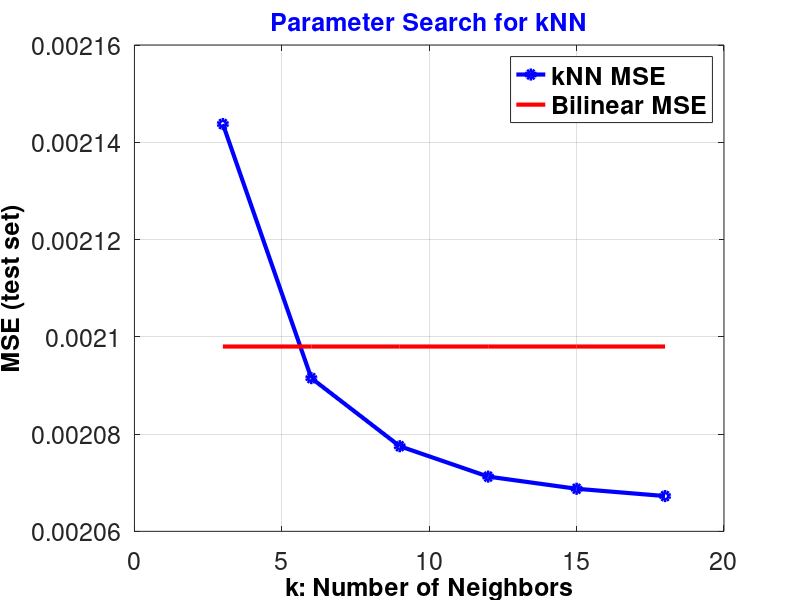
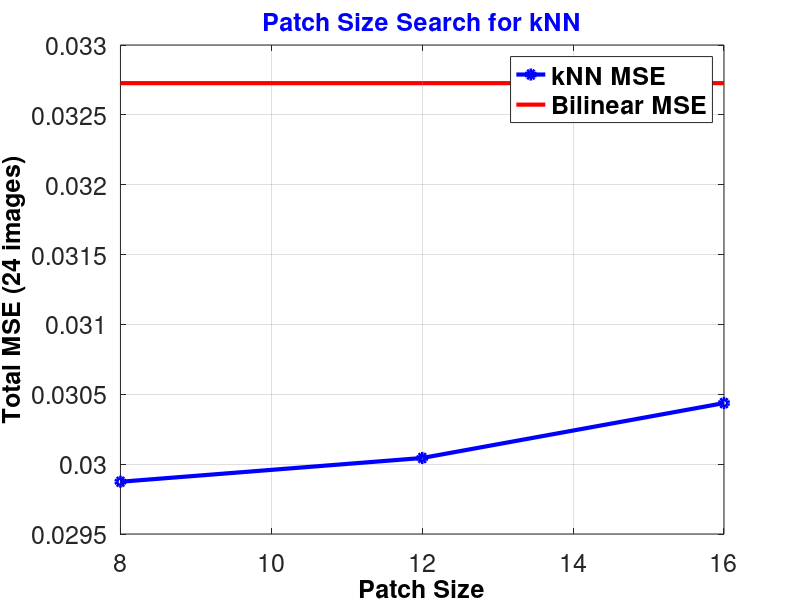
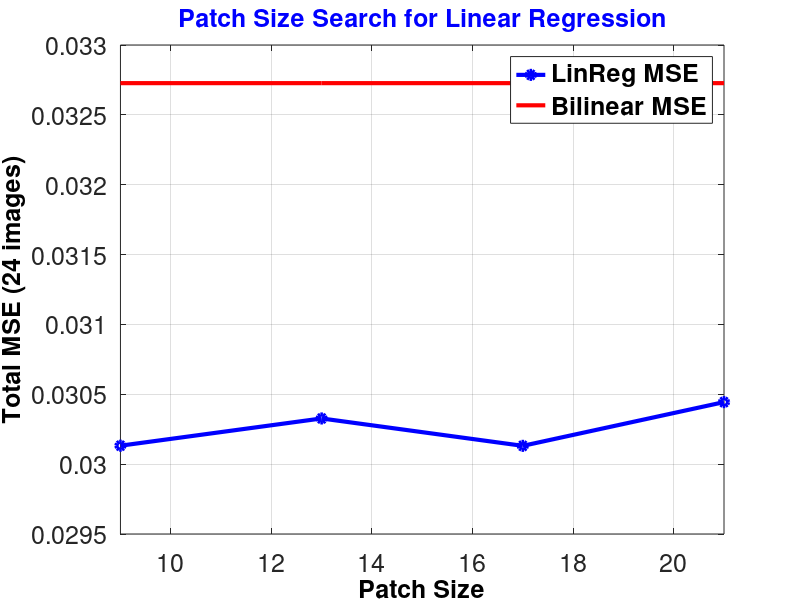

Reproduce these figures in MATLAB, in order.
clear all; close all;
kNN_mse = [0.008575, 0.008366, 0.008310, 0.008285, 0.008275, 0.008269];
k = [3, 6, 9, 12, 15, 18];
figure;
plot(k, kNN_mse/4, 'bo-', 'LineWidth',3);
hold on;
plot(k, [1, 1, 1, 1, 1, 1]*0.008392/4, 'r-', 'LineWidth', 3);
legend({'kNN MSE', 'Bilinear MSE'}, 'FontSize',18, 'FontWeight','bold', 'Location', 'best');
set(gca,'fontsize',18)
grid on;
legend({'kNN MSE', 'Bilinear MSE'}, 'FontSize',18, 'FontWeight','bold', 'Location', 'best');
title('Parameter Search for kNN', 'FontSize',18,'FontWeight','bold','Color','b');
xlabel('k: Number of Neighbors', 'FontSize',18,'FontWeight','bold','Color','k')
ylabel('MSE (test set)', 'FontSize',18,'FontWeight','bold','Color','k')
print('kNN_PS.png', '-dpng');


kNN_mse = [0.029874, 0.030044, 0.030437];
ps = [8, 12, 16, 20];
figure;
plot(ps(1:(end-1)), kNN_mse, 'bo-', 'LineWidth',3);
hold on;
plot(ps(1:(end-1)), [1, 1, 1]*0.032727, 'r-', 'LineWidth', 3);
axis([8 16 0.0295 0.033])
set(gca,'fontsize',18)
grid on;
legend({'kNN MSE', 'Bilinear MSE'}, 'FontSize',18, 'FontWeight','bold', 'Location', 'best');
title('Patch Size Search for kNN', 'FontSize',18,'FontWeight','bold','Color','b');
xlabel('Patch Size', 'FontSize',18,'FontWeight','bold','Color','k')
ylabel('Total MSE (24 images)', 'FontSize',18,'FontWeight','bold','Color','k')
print('kNN_PS_patch_size.png', '-dpng');


reg_mse = [0.030132, 0.030327, 0.030131, 0.030444];
figure;
plot(ps+1, reg_mse, 'bo-', 'LineWidth',3);
hold on;
plot(ps+1, [1, 1, 1, 1]*0.032727, 'r-', 'LineWidth', 3);
set(gca,'fontsize',18)
axis([9 21 0.0295 0.033])
grid on;
legend({'LinReg MSE', 'Bilinear MSE'}, 'FontSize',18, 'FontWeight','bold', 'Location', 'best');
title('Patch Size Search for Linear Regression', 'FontSize',18,'FontWeight','bold','Color','b');
xlabel('Patch Size', 'FontSize',18,'FontWeight','bold','Color','k')
ylabel('Total MSE (24 images)', 'FontSize',18,'FontWeight','bold','Color','k')
print('Reg_PS_patch_size.png', '-dpng');


